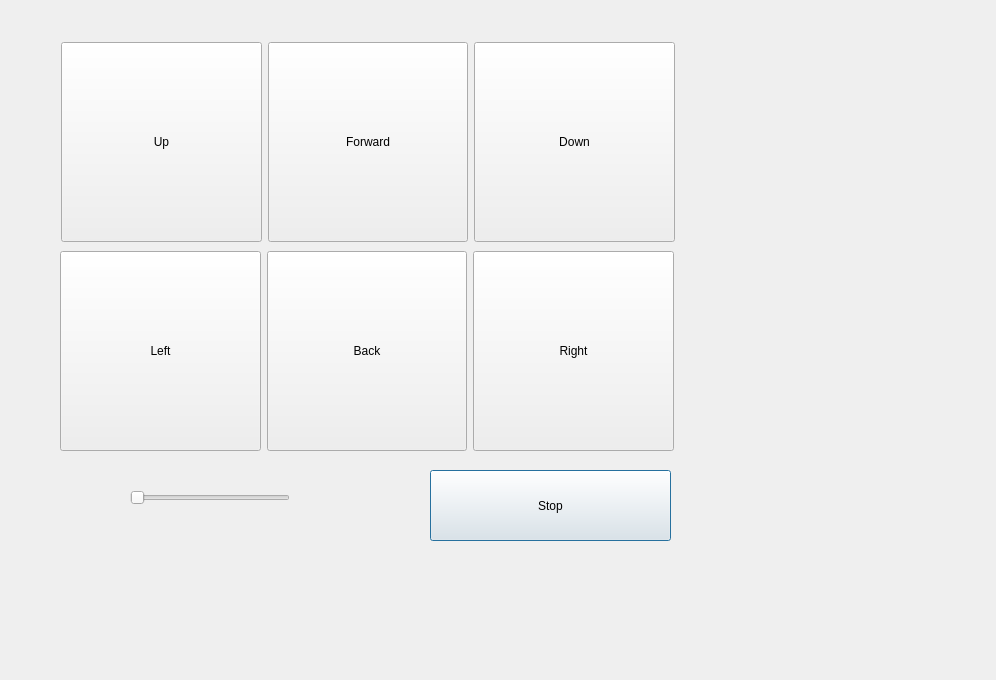
<?xml version="1.0" encoding="UTF-8"?>
<ui version="4.0">
 <class>Dialog</class>
 <widget class="QDialog" name="Dialog">
  <property name="geometry">
   <rect>
    <x>0</x>
    <y>0</y>
    <width>996</width>
    <height>680</height>
   </rect>
  </property>
  <property name="windowTitle">
   <string>Dialog</string>
  </property>
  <widget class="QPushButton" name="Stop">
   <property name="geometry">
    <rect>
     <x>430</x>
     <y>470</y>
     <width>241</width>
     <height>71</height>
    </rect>
   </property>
   <property name="text">
    <string>Stop</string>
   </property>
  </widget>
  <widget class="QWidget" name="layoutWidget">
   <property name="geometry">
    <rect>
     <x>61</x>
     <y>41</y>
     <width>614</width>
     <height>202</height>
    </rect>
   </property>
   <layout class="QHBoxLayout" name="horizontalLayout">
    <item>
     <widget class="QPushButton" name="Up">
      <property name="minimumSize">
       <size>
        <width>200</width>
        <height>200</height>
       </size>
      </property>
      <property name="text">
       <string notr="true">Up</string>
      </property>
      <property name="iconSize">
       <size>
        <width>100000</width>
        <height>100</height>
       </size>
      </property>
      <property name="autoRepeat">
       <bool>true</bool>
      </property>
      <property name="autoDefault">
       <bool>true</bool>
      </property>
      <property name="default">
       <bool>false</bool>
      </property>
      <property name="flat">
       <bool>false</bool>
      </property>
     </widget>
    </item>
    <item>
     <widget class="QPushButton" name="Forward">
      <property name="minimumSize">
       <size>
        <width>200</width>
        <height>200</height>
       </size>
      </property>
      <property name="text">
       <string>Forward</string>
      </property>
      <property name="autoRepeat">
       <bool>true</bool>
      </property>
      <property name="autoExclusive">
       <bool>true</bool>
      </property>
      <property name="autoDefault">
       <bool>true</bool>
      </property>
      <property name="default">
       <bool>false</bool>
      </property>
      <property name="flat">
       <bool>false</bool>
      </property>
     </widget>
    </item>
    <item>
     <widget class="QPushButton" name="Down">
      <property name="minimumSize">
       <size>
        <width>200</width>
        <height>200</height>
       </size>
      </property>
      <property name="text">
       <string>Down</string>
      </property>
      <property name="autoRepeat">
       <bool>true</bool>
      </property>
      <property name="autoDefault">
       <bool>true</bool>
      </property>
      <property name="default">
       <bool>false</bool>
      </property>
      <property name="flat">
       <bool>false</bool>
      </property>
     </widget>
    </item>
   </layout>
  </widget>
  <widget class="QWidget" name="layoutWidget">
   <property name="geometry">
    <rect>
     <x>60</x>
     <y>250</y>
     <width>614</width>
     <height>202</height>
    </rect>
   </property>
   <layout class="QHBoxLayout" name="horizontalLayout_2">
    <item>
     <widget class="QPushButton" name="Left">
      <property name="minimumSize">
       <size>
        <width>200</width>
        <height>200</height>
       </size>
      </property>
      <property name="text">
       <string>Left</string>
      </property>
      <property name="autoRepeat">
       <bool>true</bool>
      </property>
      <property name="autoDefault">
       <bool>true</bool>
      </property>
      <property name="default">
       <bool>false</bool>
      </property>
      <property name="flat">
       <bool>false</bool>
      </property>
     </widget>
    </item>
    <item>
     <widget class="QPushButton" name="Back">
      <property name="minimumSize">
       <size>
        <width>200</width>
        <height>200</height>
       </size>
      </property>
      <property name="text">
       <string>Back</string>
      </property>
      <property name="autoRepeat">
       <bool>true</bool>
      </property>
      <property name="autoDefault">
       <bool>true</bool>
      </property>
      <property name="default">
       <bool>false</bool>
      </property>
     </widget>
    </item>
    <item>
     <widget class="QPushButton" name="Right">
      <property name="minimumSize">
       <size>
        <width>200</width>
        <height>200</height>
       </size>
      </property>
      <property name="text">
       <string>Right</string>
      </property>
      <property name="autoRepeat">
       <bool>true</bool>
      </property>
      <property name="autoDefault">
       <bool>true</bool>
      </property>
      <property name="default">
       <bool>false</bool>
      </property>
      <property name="flat">
       <bool>false</bool>
      </property>
     </widget>
    </item>
   </layout>
  </widget>
  <widget class="QSlider" name="VelAdjust">
   <property name="geometry">
    <rect>
     <x>130</x>
     <y>490</y>
     <width>160</width>
     <height>16</height>
    </rect>
   </property>
   <property name="orientation">
    <enum>Qt::Horizontal</enum>
   </property>
  </widget>
 </widget>
 <resources/>
 <connections/>
</ui>
